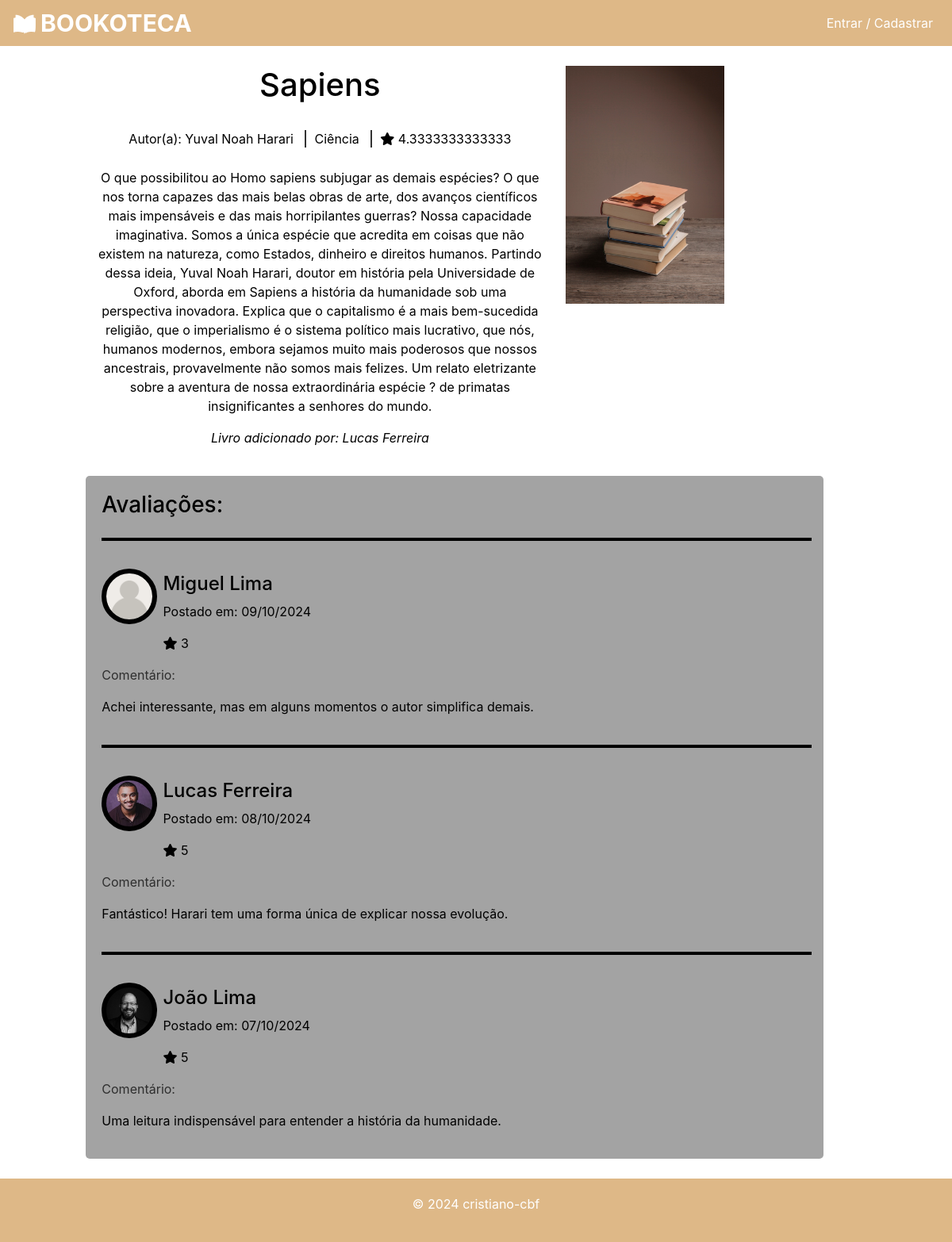
The app's page /app/view/book.php?id=3 with its own data.
### tables this page shows
CREATE TABLE `books` (
  `id` int(11) NOT NULL,
  `title` varchar(255) NOT NULL,
  `author` varchar(255) NOT NULL,
  `genre` varchar(100) DEFAULT NULL,
  `release_date` date NOT NULL,
  `summary` text DEFAULT NULL,
  `image` varchar(255) DEFAULT NULL,
  `users_id` int(11) DEFAULT NULL
);

CREATE TABLE `users` (
  `id` int(11) NOT NULL,
  `name` varchar(100) NOT NULL,
  `lastname` varchar(100) NOT NULL,
  `email` varchar(100) NOT NULL,
  `password` varchar(255) NOT NULL,
  `image` varchar(255) DEFAULT NULL,
  `token` varchar(255) DEFAULT NULL,
  `bio` text DEFAULT NULL,
  `status` int(11) DEFAULT 1
);

CREATE TABLE `reviews` (
  `id` int(11) NOT NULL,
  `review` text DEFAULT NULL,
  `rating` int(11) DEFAULT NULL,
  `books_id` int(11) NOT NULL,
  `users_id` int(11) NOT NULL,
  `created_at` timestamp NOT NULL DEFAULT current_timestamp()
);

### config/globals.php (called while the page is built, shortened)
<?php
  $BASE_URL = "http://" . $_SERVER["SERVER_NAME"] . dirname($_SERVER["REQUEST_URI"]."?") . "/";

### app/dao/BookDAO.php (called while the page is built, shortened)
<?php
  require_once("../models/Book.php");
  require_once("ReviewDAO.php");
  class BookDAO implements BookDAOInterface {
    private $conn;
    private $url;
    public function __construct(PDO $conn, $url) {
      $this->conn = $conn;
      $this->url = $url;
    }
    public function buildBook($data) {
      $book = new Book();
      $book->id = $data["id"];
      $book->title = $data["title"];
      $book->author = $data["author"];
      $book->genre = $data["genre"];
      $book->release_date = $data["release_date"];
      $book->summary = $data["summary"];
      $book->image = $data["image"];
      $book->users_id = $data["users_id"];
      $reviewDao = new ReviewDao($this->conn, $this->url);
      $rating = $reviewDao->getRatings($book->id);
      $book->rating = $rating;
      return $book;
    }
    public function findById($id) {
      $stmt = $this->conn->prepare("SELECT * FROM books WHERE id = :id");
      $stmt->bindParam(":id", $id);
      $stmt->execute();
      if($stmt->rowCount() > 0) {
        $bookData = $stmt->fetch();
        $book = $this->buildBook($bookData);
        return $book;
      } else {
        return false;
      }
    }
  }

### app/dao/ReviewDAO.php (called while the page is built, shortened)
<?php
require_once("UserDAO.php");
class ReviewDao implements ReviewDAOInterface {
    private $conn;
    private $url;
    public function __construct(PDO $conn, $url) {
        $this->conn = $conn;
        $this->url = $url;
    }
    public function buildReview($data) {
        $reviewObject = new Review();
        $reviewObject->id = $data["id"];
        $reviewObject->rating = $data["rating"];
        $reviewObject->review = $data["review"];
        $reviewObject->users_id = $data["users_id"];
        $reviewObject->books_id = $data["books_id"];
        $reviewObject->created_at = $data["created_at"];
        return $reviewObject;
    }
    public function getBooksReview($id) {
        $reviews = [];
        $stmt = $this->conn->prepare("SELECT * FROM reviews WHERE books_id = :books_id ORDER BY created_at DESC");
        $stmt->bindParam(":books_id", $id);
        $stmt->execute();
        if ($stmt->rowCount() > 0) {
            $reviewsData = $stmt->fetchAll();
            $userDao = new UserDao($this->conn, $this->url);
            foreach ($reviewsData as $review) {
                $reviewObject = $this->buildReview($review);
                $user = $userDao->findById($reviewObject->users_id);
                $reviewObject->user = $user;
                $reviews[] = $reviewObject;
            }
        }
        return $reviews;
    }
    public function getRatings($id) {
        $stmt = $this->conn->prepare("SELECT * FROM reviews WHERE books_id = :books_id");
        $stmt->bindParam(":books_id", $id);
        $stmt->execute();
        if ($stmt->rowCount() > 0) {
            $rating = 0;
            $reviews = $stmt->fetchAll();
            foreach ($reviews as $review) {
                $rating += $review["rating"];
            }
            $rating = $rating / count($reviews);
        } else {
            $rating = "N/A";
        }
        return $rating;
    }
}

### app/dao/UserDAO.php (called while the page is built, shortened)
<?php
  class UserDAO implements UserDAOInterface {
    private $conn;
    public function __construct(PDO $conn, $url) {
      $this->conn = $conn;
    }
    public function buildUser($data) {
      $user = new User();
      $user->id = $data["id"];
      $user->name = $data["name"];
      $user->lastname = $data["lastname"];
      $user->email = $data["email"];
      $user->password = $data["password"];
      $user->image = $data["image"];
      $user->bio = $data["bio"];
      $user->token = $data["token"];
      $user->status = $data["status"];
      return $user;
    }
    public function findById($id) {
      if($id != "") {
        $stmt = $this->conn->prepare("SELECT * FROM users WHERE id = :id");
        $stmt->bindParam(":id", $id);
        $stmt->execute();
        if($stmt->rowCount() > 0) {
          $data = $stmt->fetch();
          $user = $this->buildUser($data);
          return $user;
        } else {
          return false;
        }
      } else {
        return false;
      }
    }
  }

### app/view/book.php (the view, shortened to what this page needs)
<?php
require_once("templates/header.php");
require_once("../dao/BookDAO.php");
require_once("../dao/ReviewDAO.php");
require_once("../dao/UserDAO.php");
$id = filter_input(INPUT_GET, "id");
$bookDao = new BookDAO($conn, $BASE_URL);
$reviewDao = new ReviewDAO($conn, $BASE_URL);
$userDao = new UserDAO($conn, $BASE_URL);
if (empty($id)) {
    $message->setMessage("O livro não foi encontrado!", "error", "index.php");
} else {
    $book = $bookDao->findById($id);
}
if ($book->image == "") {
    $book->image = "book_cover.jpg";
}
$bookReviews = $reviewDao->getBooksReview($book->id);
$userWhoAdded = $userDao->findById($book->users_id);
?>
<div id="main-container" class="container-fluid">
    <div class="row">
        <div class="offset-md-1 col-md-6 book-container">
            <h1 class="page-title"><?= $book->title ?></h1>
            <p class="book-details">
                <span>Autor(a): <?= $book->author ?></span>
                <span class="pipe"></span>
                <span><?= $book->genre ?></span>
                <span class="pipe"></span>
                <span><i class="fas fa-star"></i> <?= $book->rating ?></span>
            </p>
            <p><?= $book->summary ?></p>
            <p style="font-style: italic;">Livro adicionado por: <?= $userWhoAdded->name ?> <?= $userWhoAdded->lastname ?></p>
        </div>
        <div class="col-md-4">
            <div class="book-image-container" style="background-image: url('<?= $BASE_URL ?>../../public/img/cover/<?= $book->image ?>')"></div>
        </div>
        <div class="offset-md-1 col-md-10" id="reviews-container">
            <h3 id="reviews-title">Avaliações:</h3>
            <?php foreach ($bookReviews as $review): ?>
                <?php require("user_review.php"); ?>
            <?php endforeach; ?>
        </div>
    </div>
</div>
<?php
require_once("templates/footer.php");
?>

### app/view/user_review.php
<?php
    require_once("../models/Users.php");
    $userModel = new User();
    $fullName = $userModel->getFullName($review->user);
    if($review->user->image == "") {
      $review->user->image = "user.png";
    }
?>
<div class="col-md-12 review">
  <div class="row">
    <div class="col-md-1">
      <div class="profile-image-container review-image" style="background-image: url('<?= $BASE_URL ?>../../public/img/users/<?= $review->user->image ?>')"></div>
    </div>
    <div class="col-md-9 author-details-container">
      <h4 class="author-name">
        <a href="<?= $BASE_URL ?>profile.php?id=<?= $review->user->id ?>"><?= $fullName ?></a>
      </h4>
      <p class="review-date">Postado em: <?= date('d/m/Y', strtotime($review->created_at)) ?></p>
      <p><i class="fas fa-star"></i> <?= $review->rating ?></p>
    </div>
    <div class="col-md-12">
      <p class="comment-title">Comentário:</p>
      <p><?= $review->review ?></p>
    </div>
  </div>
</div>

### public/css/styles.css (style rules this page uses)
.col-md-10 { flex: 0 0 calc(100% - 250px); padding-left: 20px; }
#main-container { background-color: #ffffff; color: #000000; min-height: 65vh; padding: 25px; min-height: 100vh; display: flex; flex-direction: column; }
#main-container .row { flex: 1; }
html, body { height: 100%; margin: 0; }
.fas.fa-star { color: #000000; }
#profile-image-container, .profile-image-container { width: 150px; height: 150px; border: 6px solid #000000; border-radius: 100%; background-size: cover; background-position: center; margin: 15px auto; }
.profile-image-container { width: 70px; height: 70px; }
.book-image-container { height: 300px; width: 200px; background-position: center; background-size: cover; }
.page-title:after { content: ""; width: 300px; display: block; margin: 0 auto; padding-top: 7px; }
.book-container { text-align: center; }
.book-details { margin: 25px 0; }
.pipe { border: 1px solid #333; margin: 0 10px; }
#reviews-title { margin-bottom: 25px; }
#reviews-container { margin-top: 20px; padding-top: 20px; background-color: #a3a3a3; border-radius: 5px; }
.review { padding: 20px 0; border-top: 4px solid rgb(0, 0, 0); }
.author-details-container { padding-top: 20px; }
.author-name a { color: #000000; }
.comment-title { color: #2e2e2e; }

### records on screen
books: title "Sapiens", author "Yuval Noah Harari", genre "Ciência", summary "O que possibilitou ao Homo sapiens subjugar as demais espécies? O que nos torna capazes das mais belas obras de arte, dos avanços científicos mais impensáveis e das mais horripilantes guerras? Nossa capacidade imaginativa. Somos a única espécie que acredita em coisas que não existem na natureza, como Estados, dinheiro e direitos humanos. Partindo dessa ideia, Yuval Noah Harari, doutor em história pela Universidade de Oxford, aborda em Sapiens a história da humanidade sob uma perspectiva inovadora. Explica que o capitalismo é a mais bem-sucedida religião, que o imperialismo é o sistema político mais lucrativo, que nós, humanos modernos, embora sejamos muito mais poderosos que nossos…"
users: name "Lucas", lastname "Ferreira"
reviews: shows a picture, users.lastname "Miguel Lima", created_at "09/10/2024", rating "3", review "Achei interessante, mas em alguns momentos o autor simplifica demais."
reviews: users.image (picture), users.lastname "Lucas Ferreira", created_at "08/10/2024", rating "5", review "Fantástico! Harari tem uma forma única de explicar nossa evolução."
reviews: users.image (picture), users.lastname "João Lima", created_at "07/10/2024", rating "5", review "Uma leitura indispensável para entender a história da humanidade."

### other values on screen
$book->rating "4.3333333333333"
